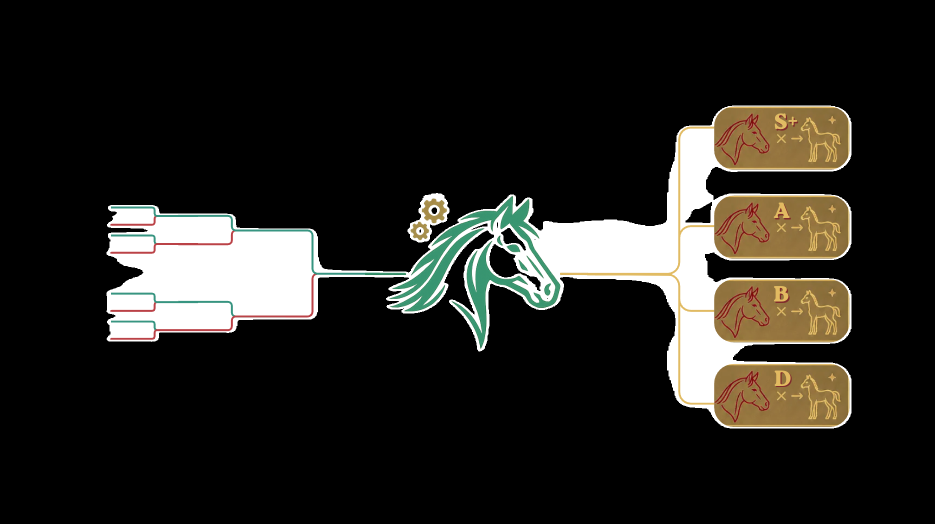
#> input picture Prototype/breedingPrediction.png, 1870 x 1048 px (shown at 1/2 size)
$ python -i conformation.py   (imports and definitions only)
#> lines starting #> are read from the running program, lines starting #| are printed output that depends on the picture
import cv2
import numpy as np
import json
import math
import pandas as pd
import os
from glob import glob
from scipy.optimize import linear_sum_assignment

# ==================== 1. 模板匹配逻辑 ====================
# [24 lines left out: function match_points_by_template, not called in this run]

# ==================== 2. 红点检测 ====================
def detect_red_points(img_path):
    """检测红点"""
#> called with img_path = 'breedingPrediction.png'
    img = cv2.imread(img_path)
#> img is the input picture: shape (1048, 1870, 3); mean B, G, R 31.1, 35.4, 36.9
    img_rgb = cv2.cvtColor(img, cv2.COLOR_BGR2RGB)

    target_rgb = np.array([231, 25, 31])
    tolerance = 40
    diff = np.abs(img_rgb - target_rgb)
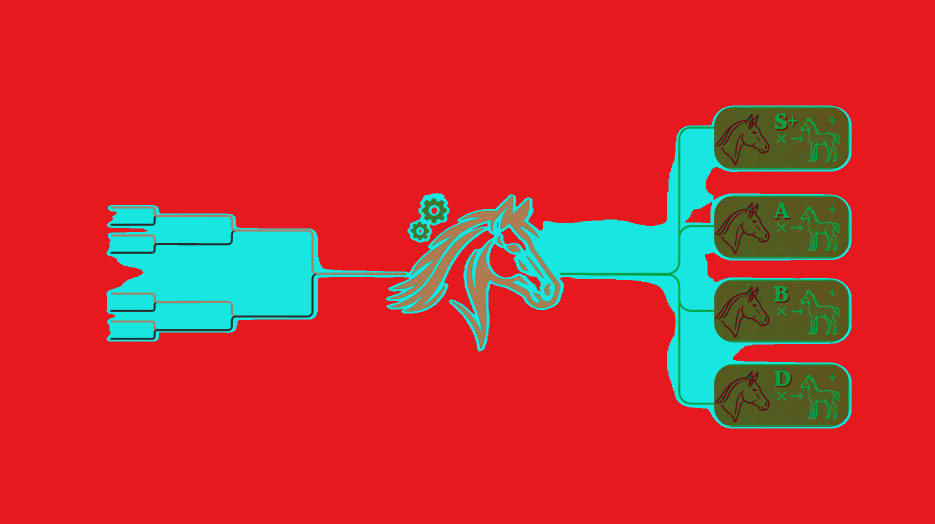
#> diff: shape (1048, 1870, 3) int64 (shown at 1/2 size); mean R, G, B 198.7, 51.2, 50.8
    mask = np.all(diff < tolerance, axis=-1).astype(np.uint8) * 255
#> mask: shape (1048, 1870); every value is 0

    kernel = np.ones((5,5), np.uint8)
    mask = cv2.morphologyEx(mask, cv2.MORPH_CLOSE, kernel)
    mask = cv2.morphologyEx(mask, cv2.MORPH_OPEN, kernel)

    contours, _ = cv2.findContours(mask, cv2.RETR_EXTERNAL, cv2.CHAIN_APPROX_SIMPLE)
#> contours = []

    points = []
    for cnt in contours:
        if cv2.contourArea(cnt) > 20:
            M = cv2.moments(cnt)
            if M["m00"] != 0:
                cX = int(M["m10"] / M["m00"])
                cY = int(M["m01"] / M["m00"])
                points.append((cX, cY))
#> this loop made 0 passes
#> after the loop, points = []

    return points

# ==================== 3. 几何计算函数 ====================
def calculate_distance(p1, p2):
    """计算两点之间的欧氏距离"""
    return math.sqrt((p1[0] - p2[0])**2 + (p1[1] - p2[1])**2)

# [255 lines left out: functions calculate_angle, calculate_pastern_angle, calculate_horizontal_angle, calculate_conformation_features, process_single_image_corrected, batch_process_images_corrected and 2 more, not called in this run]

# [2 lines not run here, left out]


#Test data

>>> result = detect_red_points('breedingPrediction.png')
#> result = []
